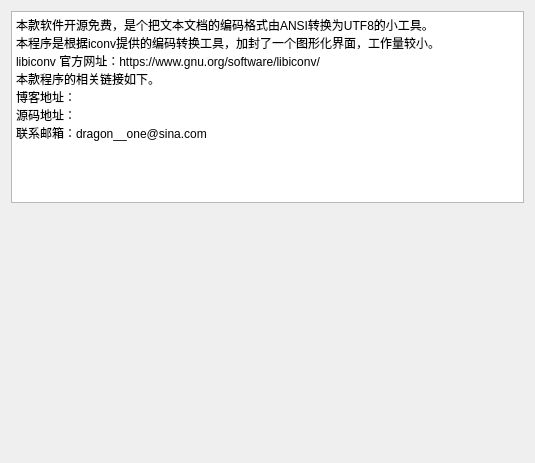
<?xml version="1.0" encoding="UTF-8"?>
<ui version="4.0">
 <class>AboutDialog</class>
 <widget class="QDialog" name="AboutDialog">
  <property name="geometry">
   <rect>
    <x>0</x>
    <y>0</y>
    <width>535</width>
    <height>463</height>
   </rect>
  </property>
  <property name="windowTitle">
   <string>关于</string>
  </property>
  <layout class="QGridLayout" name="gridLayout">
   <item row="0" column="0">
    <layout class="QVBoxLayout" name="verticalLayout">
     <item>
      <widget class="QTextEdit" name="textEdit">
       <property name="sizePolicy">
        <sizepolicy hsizetype="Expanding" vsizetype="Fixed">
         <horstretch>0</horstretch>
         <verstretch>0</verstretch>
        </sizepolicy>
       </property>
       <property name="maximumSize">
        <size>
         <width>16777215</width>
         <height>450</height>
        </size>
       </property>
       <property name="html">
        <string>&lt;!DOCTYPE HTML PUBLIC &quot;-//W3C//DTD HTML 4.0//EN&quot; &quot;http://www.w3.org/TR/REC-html40/strict.dtd&quot;&gt;
&lt;html&gt;&lt;head&gt;&lt;meta name=&quot;qrichtext&quot; content=&quot;1&quot; /&gt;&lt;style type=&quot;text/css&quot;&gt;
p, li { white-space: pre-wrap; }
&lt;/style&gt;&lt;/head&gt;&lt;body style=&quot; font-family:'SimSun'; font-size:9pt; font-weight:400; font-style:normal;&quot;&gt;
&lt;p style=&quot; margin-top:0px; margin-bottom:0px; margin-left:0px; margin-right:0px; -qt-block-indent:0; text-indent:0px;&quot;&gt;本款软件开源免费，是个把文本文档的编码格式由ANSI转换为UTF8的小工具。&lt;/p&gt;
&lt;p style=&quot; margin-top:0px; margin-bottom:0px; margin-left:0px; margin-right:0px; -qt-block-indent:0; text-indent:0px;&quot;&gt;本程序是根据iconv提供的编码转换工具，加封了一个图形化界面，工作量较小。&lt;/p&gt;
&lt;p style=&quot; margin-top:0px; margin-bottom:0px; margin-left:0px; margin-right:0px; -qt-block-indent:0; text-indent:0px;&quot;&gt;libiconv 官方网址：https://www.gnu.org/software/libiconv/&lt;/p&gt;
&lt;p style=&quot; margin-top:0px; margin-bottom:0px; margin-left:0px; margin-right:0px; -qt-block-indent:0; text-indent:0px;&quot;&gt;本款程序的相关链接如下。&lt;/p&gt;
&lt;p style=&quot; margin-top:0px; margin-bottom:0px; margin-left:0px; margin-right:0px; -qt-block-indent:0; text-indent:0px;&quot;&gt;博客地址：&lt;/p&gt;
&lt;p style=&quot; margin-top:0px; margin-bottom:0px; margin-left:0px; margin-right:0px; -qt-block-indent:0; text-indent:0px;&quot;&gt;源码地址：&lt;/p&gt;
&lt;p style=&quot; margin-top:0px; margin-bottom:0px; margin-left:0px; margin-right:0px; -qt-block-indent:0; text-indent:0px;&quot;&gt;联系邮箱：dragon__one@sina.com&lt;/p&gt;&lt;/body&gt;&lt;/html&gt;</string>
       </property>
      </widget>
     </item>
     <item>
      <widget class="QWidget" name="widget" native="true">
       <property name="sizePolicy">
        <sizepolicy hsizetype="Preferred" vsizetype="Expanding">
         <horstretch>0</horstretch>
         <verstretch>0</verstretch>
        </sizepolicy>
       </property>
       <property name="styleSheet">
        <string notr="true">border-image: url(:/Image/Image/About.png)</string>
       </property>
      </widget>
     </item>
    </layout>
   </item>
  </layout>
 </widget>
 <resources/>
 <connections/>
</ui>
